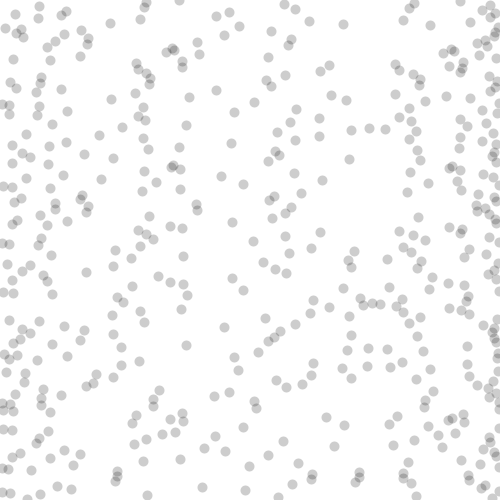
Frame 1 (no input)
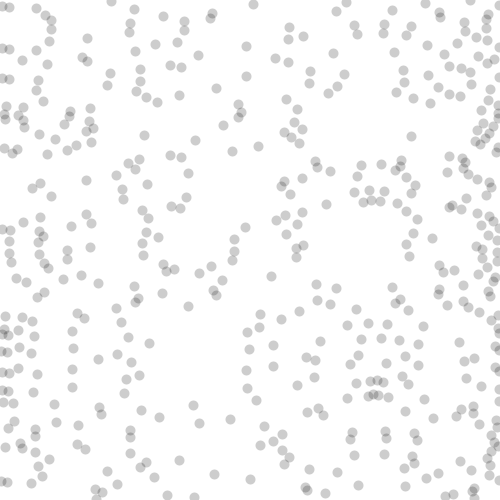
Frame 60 (the mouse pressed at the canvas centre just before this capture)
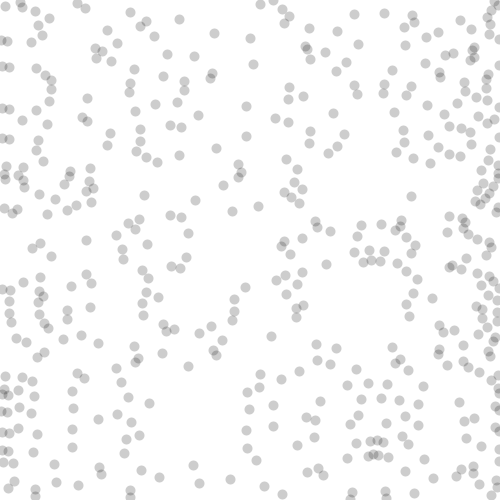
Frame 120 (the mouse held since frame 60 and released just before this capture)

The Processing sketch that drew these frames (run headless with seeded random() and noise(); from frame 60 on, the mouse is pressed at the canvas centre):

// Processing sketch: chaos03sek
// ── chaos03sek.pde
float x = 0.1;
int i = 0;
float r = 3.9832;

void setup()
{
  size(500, 500);
  background(255);
  frameRate(30);
  stroke(0, 50);
  strokeWeight(10);
}

void draw()
{
  background(255);
  r = map(mouseX, 0, 500, 3.5, 4);
  r = 3.996;
  println(r);
  for (int i=0; i<500; i++) {
    x = r*x*(1-x);
    point(x*500, i);
  }
}
